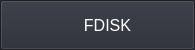
<?xml version="1.0" encoding="UTF-8"?>
<ui version="4.0">
 <class>DiskSelectionItem</class>
 <widget class="QWidget" name="DiskSelectionItem">
  <property name="geometry">
   <rect>
    <x>0</x>
    <y>0</y>
    <width>195</width>
    <height>50</height>
   </rect>
  </property>
  <property name="sizePolicy">
   <sizepolicy hsizetype="Preferred" vsizetype="Fixed">
    <horstretch>0</horstretch>
    <verstretch>0</verstretch>
   </sizepolicy>
  </property>
  <property name="minimumSize">
   <size>
    <width>0</width>
    <height>50</height>
   </size>
  </property>
  <property name="maximumSize">
   <size>
    <width>16777215</width>
    <height>50</height>
   </size>
  </property>
  <property name="windowTitle">
   <string>Form</string>
  </property>
  <property name="styleSheet">
   <string notr="true">#DiskSelectionItem {
	background-color: rgb(39, 42, 51);
}

QPushButton {
	background-color: rgb(39, 42, 51);
   
	color: rgb(255, 255, 255);
	image: url(:/resources/images/udisk.png);
	background-origin: content;
	image-position: left;
	text-align:center;
	padding-left:20px;
	padding-top:10px;
	padding-bottom:10px;
	font-size: 16px;
}

QPushButton::pressed {
	background-color: rgb(136, 138, 133);
	color: rgb(0, 0, 0);
	image: url(:/resources/icons/udisk.png);
	background-origin: content;
	image-position: left;
	text-align:center;
	padding-left:20px;
	padding-top:10px;
	padding-bottom:10px;
	font-size: 16px;
}</string>
  </property>
  <layout class="QHBoxLayout" name="horizontalLayout">
   <property name="leftMargin">
    <number>0</number>
   </property>
   <property name="topMargin">
    <number>0</number>
   </property>
   <property name="rightMargin">
    <number>0</number>
   </property>
   <property name="bottomMargin">
    <number>0</number>
   </property>
   <item>
    <widget class="QPushButton" name="item_btn">
     <property name="sizePolicy">
      <sizepolicy hsizetype="Expanding" vsizetype="Expanding">
       <horstretch>0</horstretch>
       <verstretch>0</verstretch>
      </sizepolicy>
     </property>
     <property name="text">
      <string>FDISK</string>
     </property>
    </widget>
   </item>
  </layout>
 </widget>
 <resources/>
 <connections/>
</ui>
